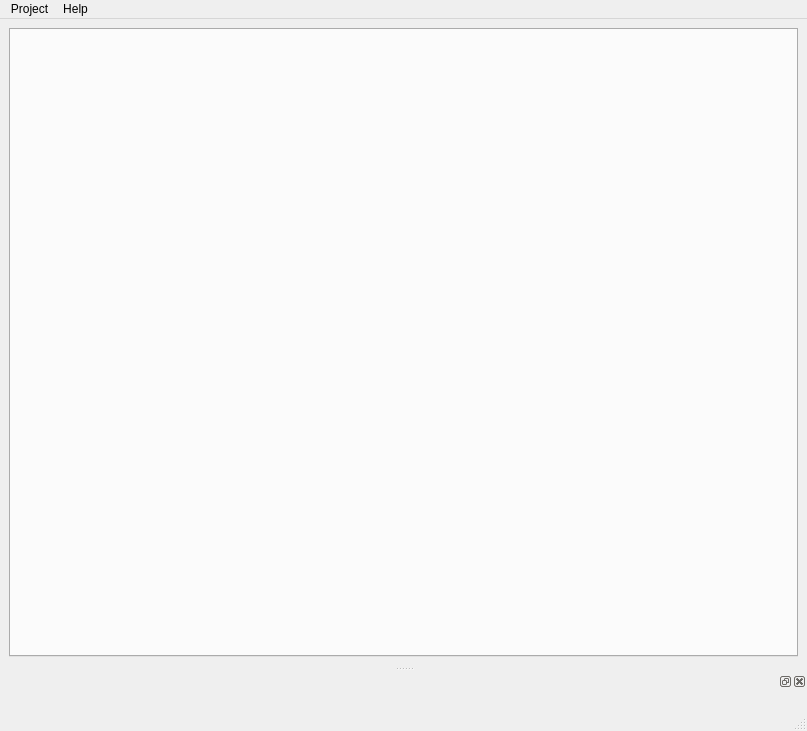
<?xml version="1.0" encoding="UTF-8"?>
<ui version="4.0">
 <class>MainWindow</class>
 <widget class="QMainWindow" name="MainWindow">
  <property name="geometry">
   <rect>
    <x>0</x>
    <y>0</y>
    <width>807</width>
    <height>731</height>
   </rect>
  </property>
  <property name="windowTitle">
   <string>MainWindow</string>
  </property>
  <widget class="QWidget" name="centralwidget">
   <layout class="QVBoxLayout" name="verticalLayout">
    <item>
     <widget class="QTabWidget" name="mainTabHolder"/>
    </item>
   </layout>
  </widget>
  <widget class="QMenuBar" name="menubar">
   <property name="geometry">
    <rect>
     <x>0</x>
     <y>0</y>
     <width>807</width>
     <height>33</height>
    </rect>
   </property>
   <widget class="QMenu" name="menuFile">
    <property name="title">
     <string>Project</string>
    </property>
    <addaction name="actionOpen_Start_Menu"/>
    <addaction name="separator"/>
    <addaction name="actionContent_Browser"/>
    <addaction name="separator"/>
    <addaction name="actionProject_Settings"/>
    <addaction name="actionAsset_Defaults"/>
   </widget>
   <widget class="QMenu" name="menuHelp">
    <property name="title">
     <string>Help</string>
    </property>
    <addaction name="actionOpen_Docs"/>
    <addaction name="separator"/>
    <addaction name="actionHelp_Mode"/>
   </widget>
   <addaction name="menuFile"/>
   <addaction name="menuHelp"/>
  </widget>
  <widget class="QStatusBar" name="statusbar"/>
  <widget class="QDockWidget" name="contentBrowser">
   <attribute name="dockWidgetArea">
    <number>8</number>
   </attribute>
   <widget class="ContentBrowser" name="CBWidget">
    <layout class="QVBoxLayout" name="verticalLayout_2"/>
   </widget>
  </widget>
  <action name="actionOpen_Start_Menu">
   <property name="text">
    <string>Open Start Menu</string>
   </property>
  </action>
  <action name="actionProject_Settings">
   <property name="text">
    <string>Project Settings</string>
   </property>
  </action>
  <action name="actionAsset_Defaults">
   <property name="text">
    <string>Asset Defaults</string>
   </property>
  </action>
  <action name="actionOpen_Docs">
   <property name="text">
    <string>Open Docs</string>
   </property>
  </action>
  <action name="actionHelp_Mode">
   <property name="text">
    <string>Help Mode (Ctrl+?)</string>
   </property>
  </action>
  <action name="actionContent_Browser">
   <property name="text">
    <string>Content Browser (Ctrl+Space)</string>
   </property>
  </action>
 </widget>
 <customwidgets>
  <customwidget>
   <class>ContentBrowser</class>
   <extends>QWidget</extends>
   <header location="global">editor.windows.ContentBrowser</header>
   <container>1</container>
  </customwidget>
 </customwidgets>
 <resources/>
 <connections/>
</ui>
